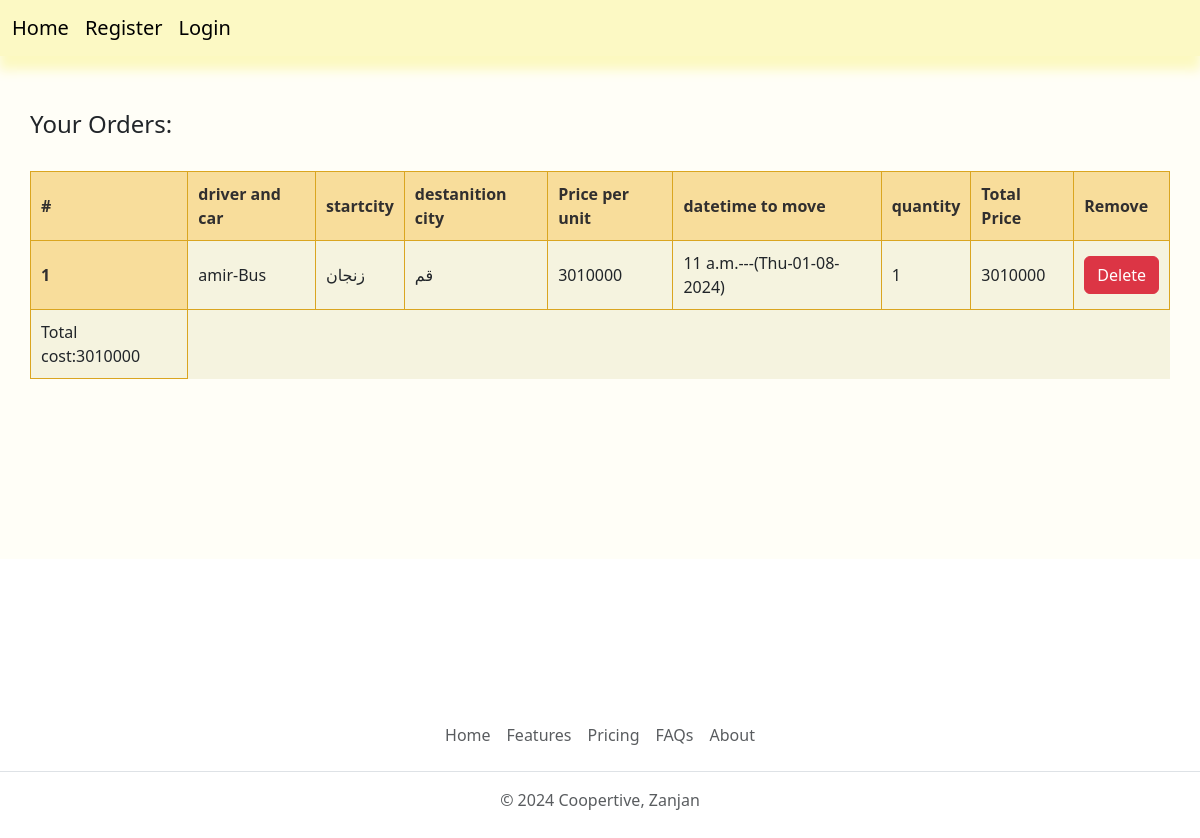
The page /orders/orders/detail/2/ on the database as committed earlier.
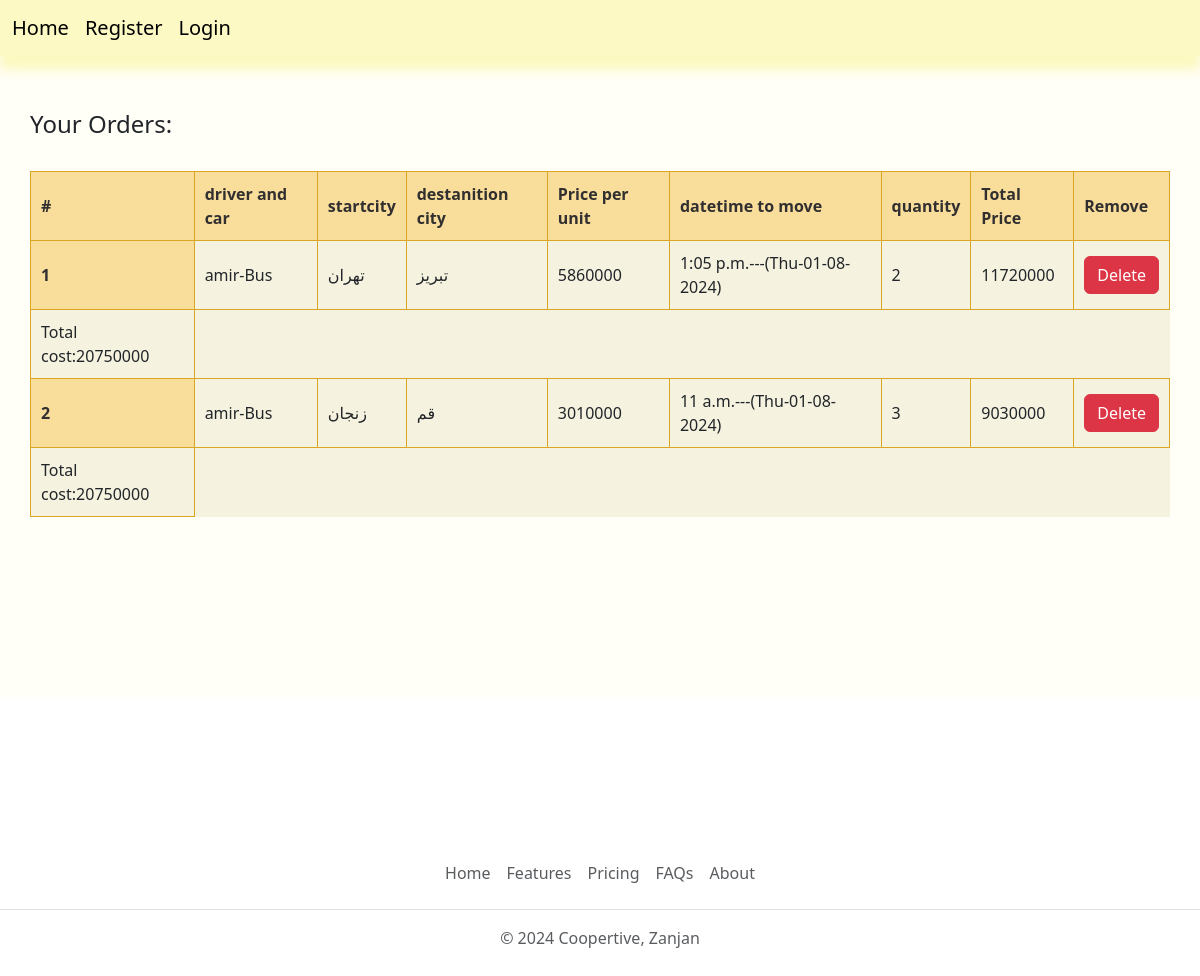
The same page on the database as committed later.
### orders/models.py (models this page shows, shortened)
class Order(models.Model):
    user = models.ForeignKey(User, on_delete=models.CASCADE, related_name='order_user')
    ticket = models.ForeignKey(Ticket, on_delete=models.CASCADE)
    quantity = models.IntegerField(default=0)
    paid_price = models.IntegerField(null=True)
    paid_date = models.DateTimeField(auto_now=True)
    created = models.DateTimeField(auto_now_add=True)
    updated = models.DateTimeField(auto_now=True)
    @property
    def get_cost(self):
        return self.ticket.travel.price * self.quantity
    @property
    def get_total_cost_for_user(self):
        orders = Order.objects.filter(user=self.user)
        total_cost = sum(order.get_cost for order in orders)
        return total_cost

class Ticket(models.Model):
    travel = models.ForeignKey(Travel, on_delete=models.CASCADE, related_name='travel_ticket')
    user = models.ForeignKey(User, on_delete=models.CASCADE, null=True, blank=True, related_name='user_ticket')
    is_available = models.BooleanField(default=True)

### accounts/models.py (models this page shows, shortened)
class Travel(models.Model):
    driver_car = models.ForeignKey(DriverCar, on_delete=models.CASCADE, related_name='driver_car')
    startcity = models.ForeignKey(City, on_delete=models.CASCADE, related_name='s_travel')
    destanition = models.ForeignKey(City, on_delete=models.CASCADE, related_name='d_travel')
    price = models.IntegerField(null=True, blank=True)
    date_time = models.DateTimeField(null=True)
    end_time = models.DateTimeField(null=True, blank=True)
    approved = models.BooleanField(default=False)

class DriverCar(models.Model):
    driver = models.ForeignKey(Driver, on_delete=models.CASCADE)
    car = models.ForeignKey(Car, on_delete=models.CASCADE)
    production_date = models.DateField()
    def __str__(self):
        return f'{self.driver}-{self.car}'

class Driver(models.Model):
    user = models.ForeignKey(User, on_delete=models.CASCADE, related_name='driver')
    city = models.ForeignKey('accounts.City', on_delete=models.CASCADE)
    created = models.DateTimeField(auto_now_add=True)
    def __str__(self):
        return self.user.username

class User(AbstractUser):
    email = models.EmailField(max_length=250, unique=True)
    choice = (('1', 'user'),('2', 'driver'),('3', 'admin'))
    user_type = models.CharField(max_length=10, choices=choice)
    objects = UserManager()
    USERNAME_FIELD = 'email'
    REQUIRED_FIELDS = ['user_type', 'username']

class Car(models.Model):
    name = models.CharField(max_length=50)
    capacity = models.IntegerField()
    def __str__(self):
       return f'{self.name}'

class City(models.Model):
    name = models.CharField(max_length=100)
    lat = models.FloatField()
    lon = models.FloatField()
    class Meta:
        verbose_name = 'city'
        verbose_name_plural = 'cities'
    def __str__(self):
        return self.name

### orders/views.py (the view)
# urls.py: path('orders/detail/<int:user_id>/', views.OrderDetailView.as_view(), name='orders_detail'),
class OrderDetailView(View):
    def get(self, request, user_id):
        user = get_object_or_404(User, pk=user_id)
        orders = Order.objects.filter(user=user).order_by('-updated')
        return render(request, 'orders/orders_detail.html', {'orders':orders})

### orders/templates/orders/orders_detail.html (shortened to what this page needs)
{% extends 'base.html' %}
{% block content %}
<br>
<h4>Your Orders:</h4> <br>
<table class="myTable">
    <thead>
      <tr>
        <th>#</th>
        <th scope="col">driver and car</th>
        <th scope="col">startcity</th>
        <th scope="col">destanition city</th>
        <th scope="col">Price per unit</th>
        <th scope="col">datetime to move</th>
        <th scope="col">quantity</th>
        <th scope="col">Total Price</th>
        <th scope="col">Remove</th>
      </tr>
    </thead>
    <tbody>
    {% for order in orders%}
      <tr >
        <th scope="row"></th>
        <td>{{ order.ticket.travel.driver_car }}</td>
        <td>{{ order.ticket.travel.startcity }} </td>
        <td>{{ order.ticket.travel.destanition }}</td>
        <td>{{ order.ticket.travel.price }}</td>
        <td>{{ order.ticket.travel.date_time.time }}---({{ order.ticket.travel.date_time.date|date:"D-d-m-Y" }})</td>
        <td>{{ order.quantity }}</td>
        <td>{{ order.get_cost }}</td>
        <td><a href="{% url 'orders:order_delete' %}?order_id={{ order.id }}" class="btn btn-danger">Delete</a></td>
      </tr>
      <td>Total cost:{{ order.get_total_cost_for_user }}</td>
    {% endfor %}
    </tbody>
</table>
{% endblock %}

### templates/base.html (shortened to what this page needs)
{% load static %}
<!DOCTYPE html>
<html lang="en">
<head>
    <link href="https://cdn.jsdelivr.net/npm/bootstrap@5.3.3/dist/css/bootstrap.min.css" rel="stylesheet">
</head>
<body>
        {% include 'inc/navbar.html'%}
    <div class="jumbotron" style="padding-bottom: 180px;">
        {%block content%}
        {%endblock%}
    </div><br><br>
</body><br><br>
<footer class="py-3 my-4">
    <ul class="nav justify-content-center border-bottom pb-3 mb-3">
      <li class="nav-item"><a href="{% url 'home:home' %}" class="nav-link px-2 text-body-secondary">Home</a></li>
      <li class="nav-item"><a href="#" class="nav-link px-2 text-body-secondary">Features</a></li>
      <li class="nav-item"><a href="#" class="nav-link px-2 text-body-secondary">Pricing</a></li>
      <li class="nav-item"><a href="#" class="nav-link px-2 text-body-secondary">FAQs</a></li>
      <li class="nav-item"><a href="#" class="nav-link px-2 text-body-secondary">About</a></li>
    </ul>
    <p class="text-center text-body-secondary">© 2024 Coopertive, Zanjan</p>
</footer>
</html>

### templates/inc/navbar.html (shortened to what this page needs)
<nav class="navbar navbar-expand-lg navbar-light" style="background-color: rgb(252, 249, 196);box-shadow: 0px 13px 11px 1px rgb(252, 249, 192);">
    <div class="container-fluid" style="width: 100%;">
        <div class="container" style="display: flex; align-items: center;  padding: 0; margin: 0; width: 100%;" >
            {% if request.user.is_authenticated and user.is_superuser %}
              <a class="navbar-brand" href="{% url 'accounts:admin_panel' %}">admin</a>
            {% elif request.user.is_authenticated and user.user_type == '2' %}
                <a class="navbar-brand" href="{% url 'accounts:driver_travel' user.id %}">Driver panel</a>
            {% else %}
              <a class="navbar-brand" href="{% url 'home:home' %}">Home</a>
            {% endif %}
            {% if request.user.is_authenticated %}
              <a class="navbar-brand" href="{% url 'accounts:user_logout' %}">Logout</a>
            {% else %}
              <a class="navbar-brand" href="{% url 'accounts:user_register' %}">Register</a>
              <a class="navbar-brand" href="{% url 'accounts:user_login' %}">Login</a>
            {% endif %}
          </div>
          </div>
</nav>

### templates/base.html (style rules this page uses)
.jumbotron { padding: 30px; margin-bottom: 20px; background-color: rgb(255, 254, 247); }

### orders/templates/orders/orders_detail.html (style rules this page uses)
.myTable { width: 100%; text-align: left; background-color: rgb(245, 243, 223); border-collapse: collapse; }
.myTable th { background-color: rgb(248, 221, 155); color: rgb(49, 47, 47); }
.myTable td, .myTable th { padding: 10px; border: 1px solid rgb(218, 165, 32); }
body { counter-reset: section; }
table tbody tr th::before { counter-increment: section; content: "Section " counter(section); }
table tbody tr th::before { content: counter(section); }

Rows that differ between the two databases and show on the page:
added Order: ticket.travel.driver_car "amir-Bus", ticket.travel.startcity "تهران", ticket.travel.destanition "تبریز", ticket.travel.price "5860000", ticket.travel.date_time.time "1:05 p.m.", ticket.travel.date_time "Thu-01-08-2024", quantity "2", get_cost "11720000", get_total_cost_for_user "20750000"
changed Order "زنجان": quantity "1" → "3"; get_cost "3010000" → "9030000"; get_total_cost_for_user "3010000" → "20750000"
